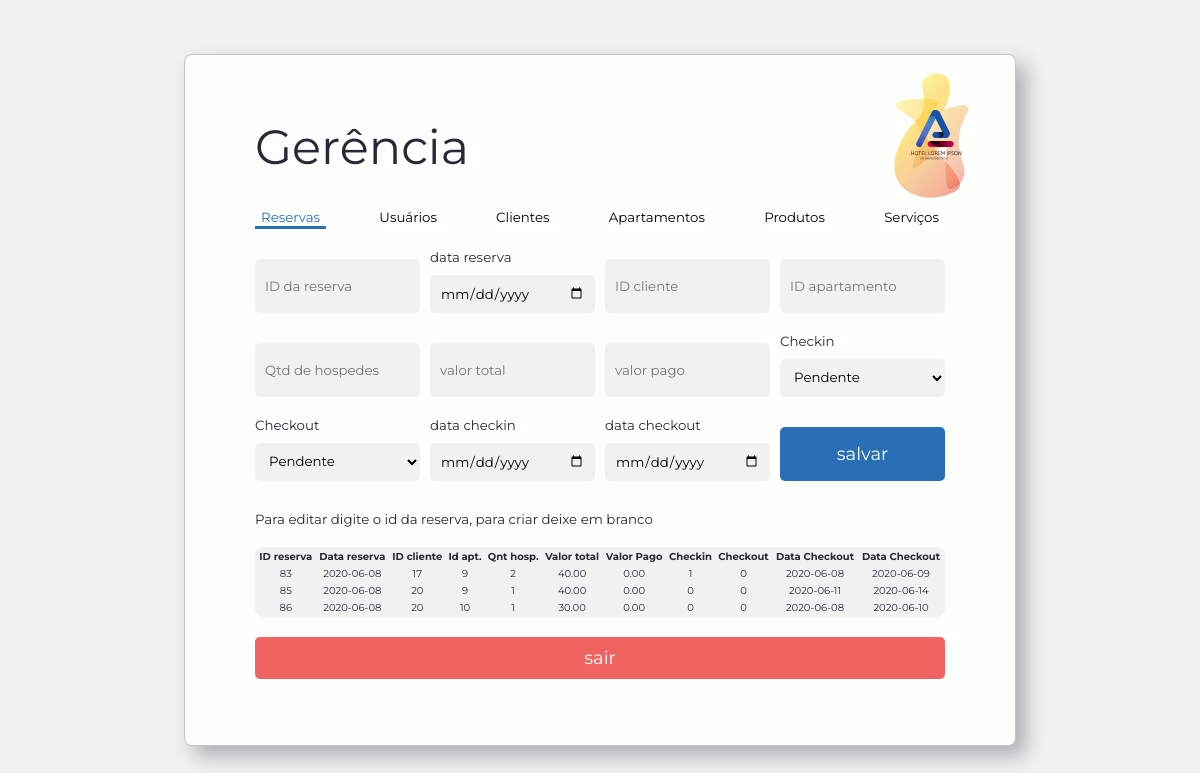
The app's page /gerenciaReservas.php (signed in) with its own data.
### tables this page shows
CREATE TABLE `tblreserva` (
  `idReserva` int(11) NOT NULL,
  `idCliente` int(11) NOT NULL,
  `idApartamento` int(11) NOT NULL,
  `qtdHospedes` int(11) NOT NULL,
  `dataReserva` datetime NOT NULL,
  `dataCheckin` datetime NOT NULL,
  `dataCheckout` datetime NOT NULL,
  `checkin` tinyint(1) NOT NULL,
  `checkout` tinyint(1) NOT NULL,
  `valorTotalReserva` float(12,2) NOT NULL,
  `valorPago` float(12,2) NOT NULL
);

### gerenciaReservas.php (the view, shortened to what this page needs)
<?php
include '_servidor.php';
if (!isset($_SESSION)){
    $sair = "document.location.href='./_disconnect.php'";
    $reserva = "document.location.href='./gerenciareservas.php'";
    $usuarios = "document.location.href='./gerenciausuarios.php'";
    $clientes = "document.location.href='./gerenciaclientes.php'";
    $apartamentos = "document.location.href='./gerenciaapartamentos.php'";
    $produtos = "document.location.href='./gerenciaprodutos.php'";
    $servico = "document.location.href='./gerenciaservicos.php'";
    if($_SESSION['perfil']==3){
        try{
            $sql = "SELECT * FROM tblreserva " ;
                $res = $db->prepare($sql);
                $res->bindValue(1, '%a%');
                $res->execute();
                $pes = $res->fetchAll(PDO::FETCH_OBJ);
        }
        catch(PDOException $e) {
        echo $e->getMessage();
        }
        echo '<html lang="pt-br">
        <head>
            <link rel="stylesheet" href="style.css">
        </head>
        <body>
            <div class="conteiner">
                <form  class="form__login" action="_gerenciar_reservas.php" method="POST">
                    <h1>Gerência</h1>
                        <div class="menu">
                            <button class="menu__default--active" onclick="document.location.href='.$reserva.'" type="button">Reservas</button>
                            <button class="menu__default" onclick="document.location.href='.$usuarios.'" type="button">Usuários</button>
                            <button class="menu__default" onclick="document.location.href='.$clientes.'" type="button">Clientes</button>
                            <button class="menu__default" onclick="document.location.href='.$apartamentos.'" type="button">Apartamentos</button>
                            <button class="menu__default" onclick="document.location.href='.$produtos.'" type="button">Produtos</button>
                            <button class="menu__default" onclick="document.location.href='.$servico.'" type="button">Serviços</button>
                        </div>
                        <div class="input__gerencia">
                            <input class="input__default" placeholder="ID da reserva" type="text" name="IDreserva"/>
                            <small>data reserva<input class="input__default" placeholder="Data reserva" type="date" name="datareserva"/></small>
                            <input class="input__default" placeholder="ID cliente" type="text" name="IDcliente"/>
                            <input class="input__default" placeholder="ID apartamento" type="text" name="IDapartamento"/>
                            <input class="input__default" placeholder="Qtd de hospedes" type="text" name="qtdhospedes"/>
                            <input class="input__default" placeholder="valor total" type="text" name="valortotal"/>
                            <input class="input__default" placeholder="valor pago" type="text" name="valorpago"/>
                            <small>Checkin<select class="input__default" placeholder="checkin" type="text" name="checkin"/>
                                <option value="0">Pendente</option>
                            </select></small>
                            <small>Checkout<select class="input__default" placeholder="checkout" type="text" name="checkout"/>
                                <option value="0">Pendente</option>
                            </select></small>
                            <small>data checkin<input class="input__default" placeholder="data checkoin" type="date" name="dataCheckin"/></small>
                            <small>data checkout<input class="input__default" placeholder="data checkoout" type="date" name="dataCheckout"/></small>
                            <button class="button__default" type="submit">salvar</button>
                        </div>
                    <small>Para editar digite o id da reserva, para criar deixe em branco</small>
                    <table >
                        <tr>
                            <th>ID reserva</th>
                            <th>Data reserva</th>
                            <th>ID cliente</th>
                            <th>Id apt.</th>
                            <th>Qnt hosp.</th>
                            <th>Valor total</th>
                            <th>Valor Pago</th>
                            <th>Checkin</th>
                            <th>Checkout</th>
                            <th>Data Checkout</th>
                            <th>Data Checkout</th>
                        </tr>';
                        for ($x = 0; $x < sizeof($pes); $x++){
                            echo "<tr>";
                                echo "<td>".$pes[$x]->idReserva."</td>";
                                echo "<td>".substr($pes[$x]->dataReserva,0,11)."</td>";
                                echo "<td>".substr($pes[$x]->idCliente,0,11)."</td>";
                                echo "<td>".$pes[$x]->idApartamento."</td>";
                                echo "<td>".$pes[$x]->qtdHospedes."</td>";
                                echo "<td>".$pes[$x]->valorTotalReserva."</td>";
                                echo "<td>".$pes[$x]->valorPago."</td>";
                                echo "<td>".$pes[$x]->checkin."</td>";
                                echo "<td>".$pes[$x]->checkout."</td>";
                                echo "<td>".substr($pes[$x]->dataCheckin,0,11)."</td>";
                                echo "<td>".substr($pes[$x]->dataCheckout,0,11)."</td>";
                            echo "</tr>";
                        }
                        echo '
                    </table>
                    <button class="button__default--warning" onclick="document.location.href='.$sair.'" type="button">sair</button>
                </form>
                <div class="logo__p">
                    <img src="./10_21/1111svg.svg" alt="logo loremipson">
                    <img class="animacao1 fundologo1" src="./10_21/fundo.svg" alt="logo loremipson">
                    <img class="animacao2 fundologo2" src="./10_21/fundo2.svg" alt="logo loremipson">
                </div>
            </div>
        </body>
        </html>';
    }else if($_SESSION['perfil']==1){
        header('Location: ./atendimento.php');
    }else if($_SESSION['perfil']==2){
        header('Location: ./reserva.php');
    }else{
        header('Location: ./index.html');
    }
}
?>

### style.css (style rules this page uses)
* { font-family: 'Montserrat', sans-serif; }
table { border:none !important;font-size: 10px;background-color: #f1f1f1;border-radius: 8px;margin: 20px 0; }
td { border:none !important; text-align: center; }
body { background-color: #f1f1f1; background-image: url("./10_21/367502-PAXLKG-681.jpg"); background-attachment: fixed; background-size: cover; color:#272838; display: flex; align-items: center; height: 100vh; font-family: 'Montserrat', sans-serif; justify-content: center; margin: inherit; }
.conteiner { background-color: #FDFFFC; border: 1px solid #c5c5c5; border-radius: 8px; display: flex; margin: 20px; width: 100%; max-width: 750px; min-height: 500px; padding: 0 40px; position: relative; box-shadow: 10px 10px 20px #27283854; }
.form__login { display: flex; flex-direction: column; width: 100%; padding: 30px; justify-content: center; }
.input__default { background-color: #f1f1f1; border: none; border-radius: 5px; padding: 10px; min-width: 70px; resize: none; margin: 10px 0; width: 100%; }
.button__default { color: #FDFFFC; background-color: #296FB5; padding: 10px; border: 0; border-radius: 5px; margin: 10px 0; font-size: 18px; cursor: pointer; width: 100%; }
h1 { font-size: 3em; font-weight: 400; }
.button__default--warning { background-color:#EF6461; color: #FDFFFC; padding: 10px; border: 0; border-radius: 5px; margin: 0px 0 20px; cursor: pointer; font-size: 18px; }
.input__gerencia { display: grid; grid-template-columns: 1fr 1fr 1fr 1fr; gap: 10px; margin: 20px 0; }
.logo__p { width: 100px; padding: 30px; position: absolute; right: 0; z-index: 10; display: flex; align-items: center; justify-content: center; }
.logo__p img { width: 100%; }
.menu__default { background: none; border:none; border-bottom: 3px solid white; cursor: pointer; }
.menu__default--active { color: #296FB5; background: none; border: none; border-bottom: 3px solid #296FB5; cursor: pointer; }
.menu { display: flex; justify-content: space-between; }

### records on screen
tblreserva: idReserva "83", dataReserva "2020-06-08", idCliente "17", idApartamento "9", qtdHospedes "2", valorTotalReserva "40.00", valorPago "0.00", checkin "1", checkout "0", dataCheckin "2020-06-08", dataCheckout "2020-06-09"
tblreserva: idReserva "85", dataReserva "2020-06-08", idCliente "20", idApartamento "9", qtdHospedes "1", valorTotalReserva "40.00", valorPago "0.00", checkin "0", checkout "0", dataCheckin "2020-06-11", dataCheckout "2020-06-14"
tblreserva: idReserva "86", dataReserva "2020-06-08", idCliente "20", idApartamento "10", qtdHospedes "1", valorTotalReserva "30.00", valorPago "0.00", checkin "0", checkout "0", dataCheckin "2020-06-08", dataCheckout "2020-06-10"
